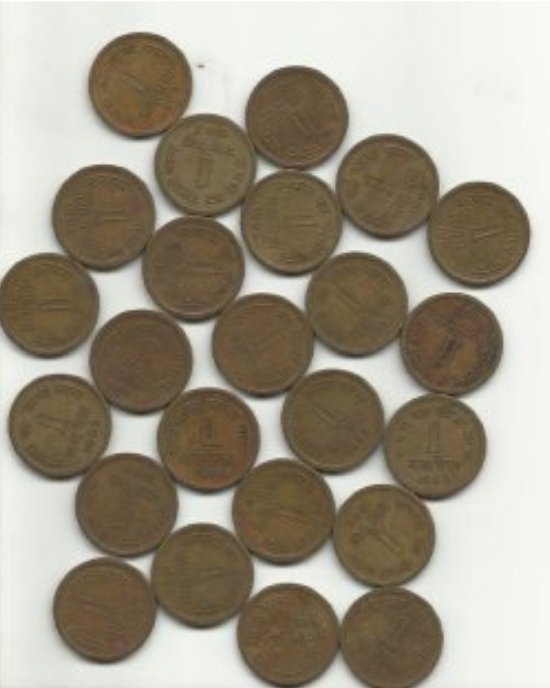
#> input picture image-processing/coins.jpg, 550 x 688 px
$ jupyter execute watershed.ipynb
#> lines starting #> are read from the running program, lines starting #| are printed output that depends on the picture; after the words box and inside, x2 and y2 are one past the last pixel; in counts of white or black regions, pixels touching at a corner belong together
[cell 1]
import numpy as np
import cv2 as cv
from matplotlib import pyplot as plt

[cell 2]
# otsu's binarization
img = cv.imread('coins.jpg')
#> img is the input picture: shape (688, 550, 3); mean B, G, R 135.9, 152, 160.2
gray = cv.cvtColor(img,cv.COLOR_BGR2GRAY)
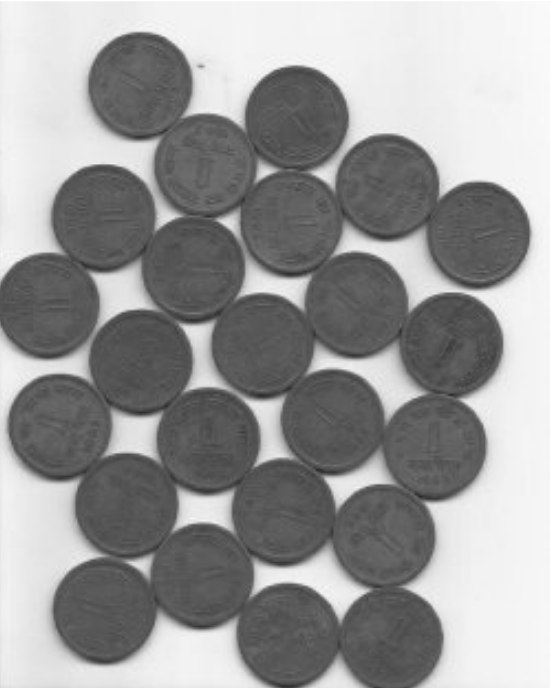
#> gray: shape (688, 550); min 34, max 255, mean 152.6
ret, thresh = cv.threshold(gray,0,255,cv.THRESH_BINARY_INV+cv.THRESH_OTSU)
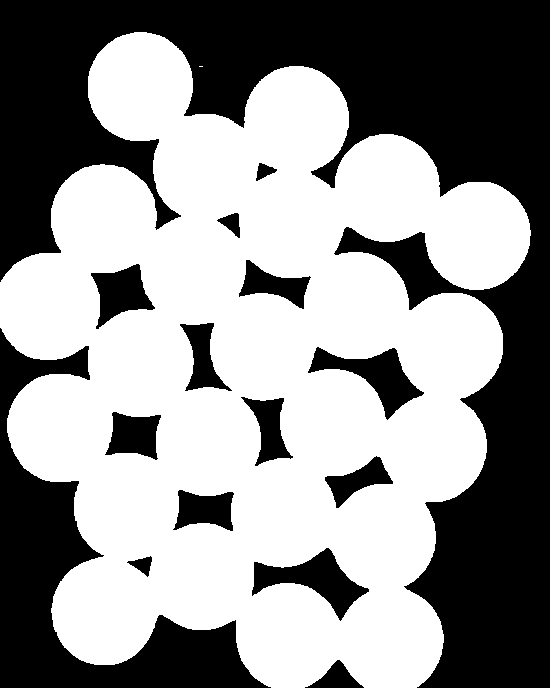
#> thresh: shape (688, 550); 56.5% white; 15 black regions, largest, box (x1, y1, x2, y2) and area: (0, 0, 550, 688) 118509, (0, 328, 271, 688) 26387, (252, 548, 369, 621) 3199
#> ret = 161

# noise removal
kernel = np.ones((3,3),np.uint8)
opening = cv.morphologyEx(thresh,cv.MORPH_OPEN,kernel, iterations = 2)
#> opening: shape (688, 550); 56.5% white; 15 black regions, largest, box (x1, y1, x2, y2) and area: (0, 0, 550, 688) 118520, (0, 328, 271, 688) 26387, (252, 548, 369, 621) 3202

# sure background area
sure_bg = cv.dilate(opening,kernel,iterations=3)
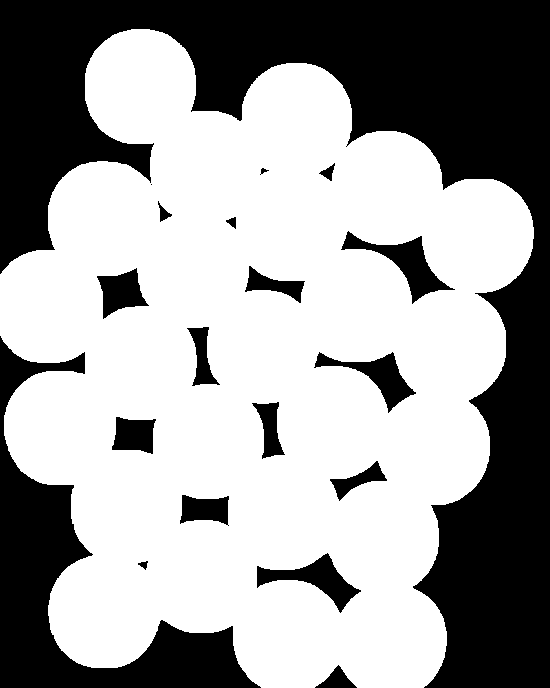
#> sure_bg: shape (688, 550); 61.8% white; 19 black regions (1 under 20 px), largest, box (x1, y1, x2, y2) and area: (0, 0, 550, 688) 107379, (0, 336, 261, 688) 23226, (341, 231, 455, 304) 2269

# Finding sure foreground area
dist_transform = cv.distanceTransform(opening,cv.DIST_L2,5)
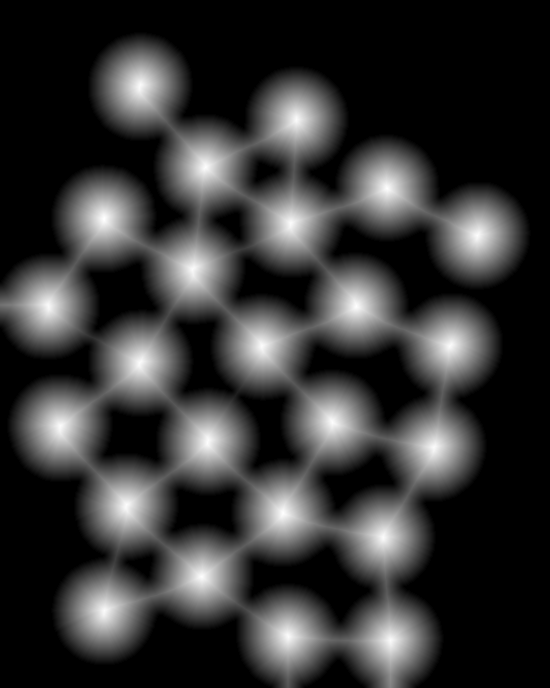
#> dist_transform: shape (688, 550) float32; min 0, max 52.59, mean 10.8; drawn with min black and max white
ret, sure_fg = cv.threshold(dist_transform,0.7*dist_transform.max(),255,0)
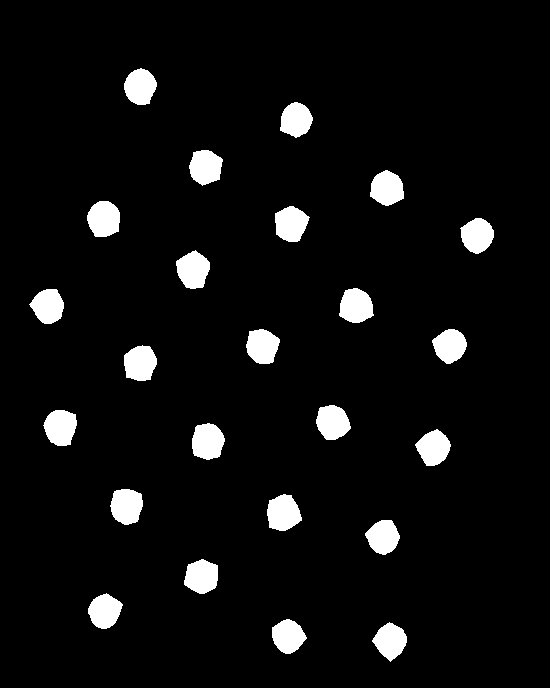
#> sure_fg: shape (688, 550) float32; 5.8% white; 24 white regions, largest, box (x1, y1, x2, y2) and area: (267, 494, 302, 531) 968, (192, 423, 225, 460) 957, (87, 201, 120, 237) 954
#> ret = 36.81

# Finding unknown region
sure_fg = np.uint8(sure_fg)
unknown = cv.subtract(sure_bg,sure_fg)
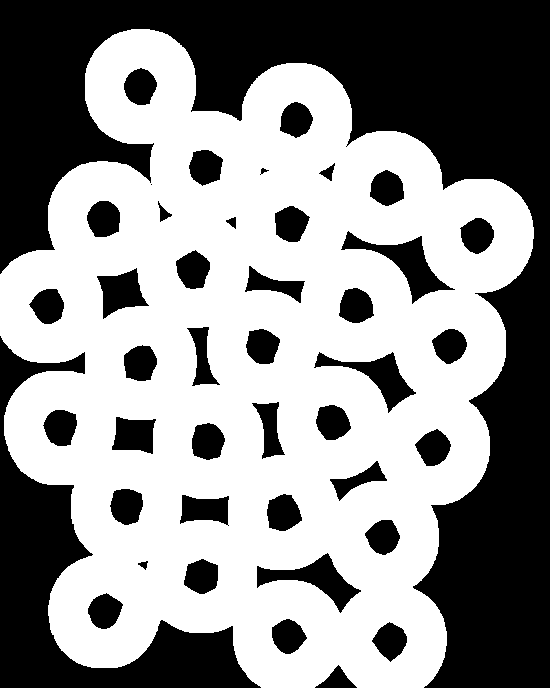
#> unknown: shape (688, 550); 56% white; 43 black regions (1 under 20 px), largest, box (x1, y1, x2, y2) and area: (0, 0, 550, 688) 107379, (0, 336, 261, 688) 23226, (341, 231, 455, 304) 2269


cv.imwrite('water.jpg',thresh)
#> Out = True

$ run again, with image-processing/grad.jpg copied over image-processing/coins.jpg
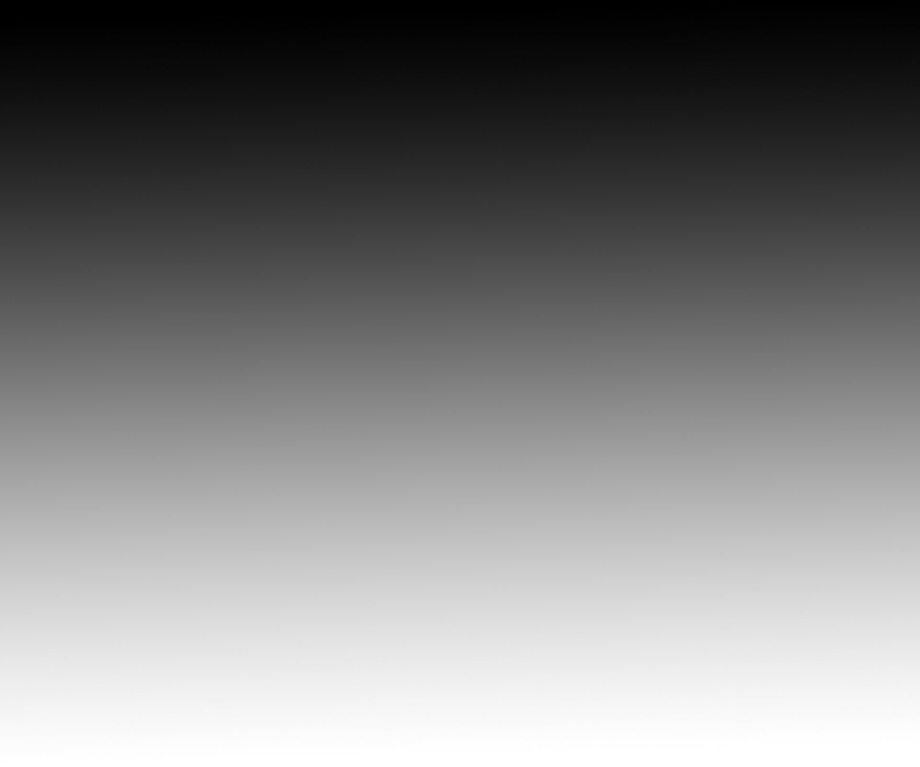
#> input picture image-processing/grad.jpg, 920 x 767 px, shrunk from 1920 x 1600 before the run
#> img is the input picture: shape (767, 920, 3); min 0, max 255, mean 127.9
#> `ret, thresh = cv.threshold(gray,0,255,cv.THRESH_BINARY_INV+cv.THRESH_O..`:
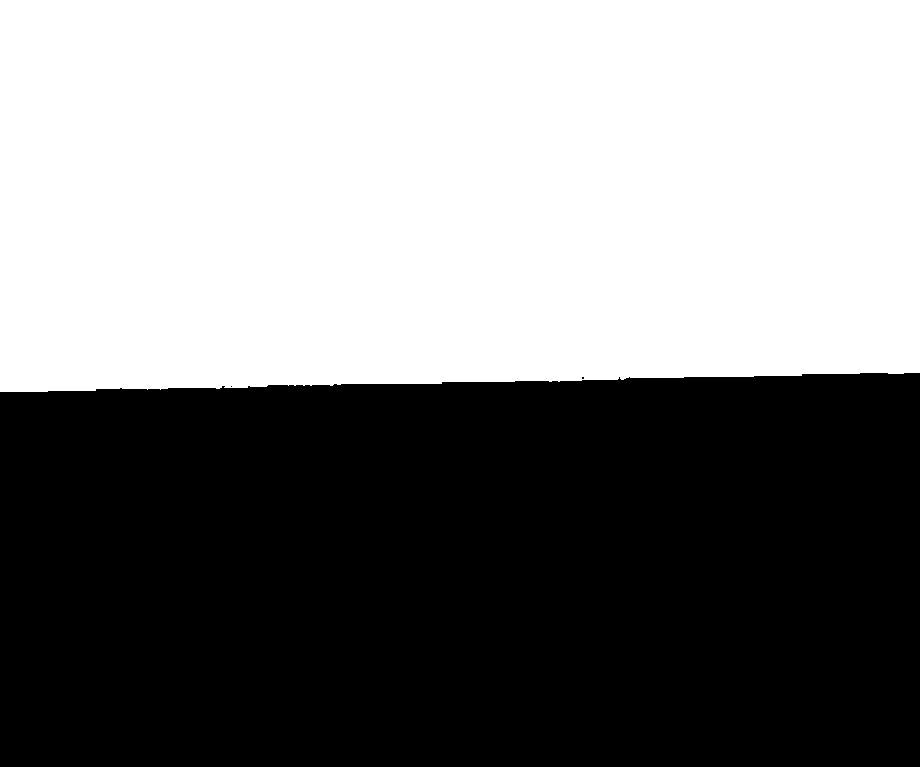
#> thresh: shape (767, 920); 49.9% white; 1 white region, box (x1, y1, x2, y2) and area: (0, 0, 920, 392) 351839
#> `ret, thresh = cv.threshold(gray,0,255,cv.THRESH_BINARY_INV+cv.THRESH_O..`: ret = 127
#> opening: shape (767, 920); 49.9% white; 1 white region, box (x1, y1, x2, y2) and area: (0, 0, 920, 392) 351807
#> sure_bg: shape (767, 920); 50.3% white; 1 black region, box (x1, y1, x2, y2) and area: (0, 376, 920, 767) 350989
#> `ret, sure_fg = cv.threshold(dist_transform,0.7*dist_transform.max(),25..`: ret = 274.4
#> `unknown = cv.subtract(sure_bg,sure_fg)`:
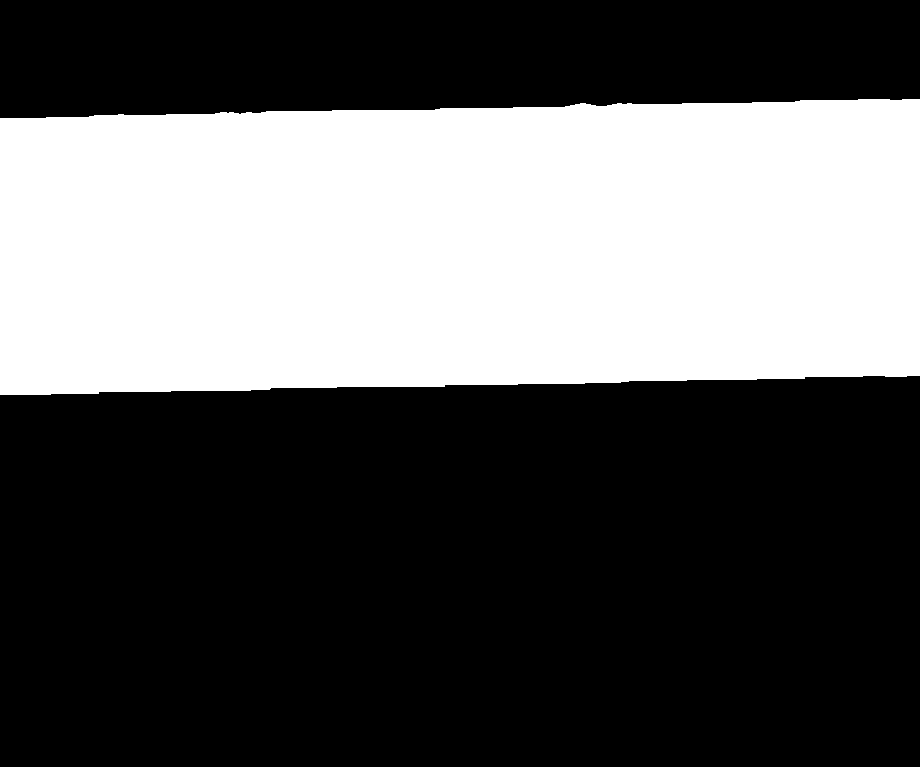
#> unknown: shape (767, 920); 36.2% white; 1 white region, box (x1, y1, x2, y2) and area: (0, 99, 920, 395) 255111
#> Out = True

$ run again, with image-processing/houghlines3.jpg copied over image-processing/coins.jpg
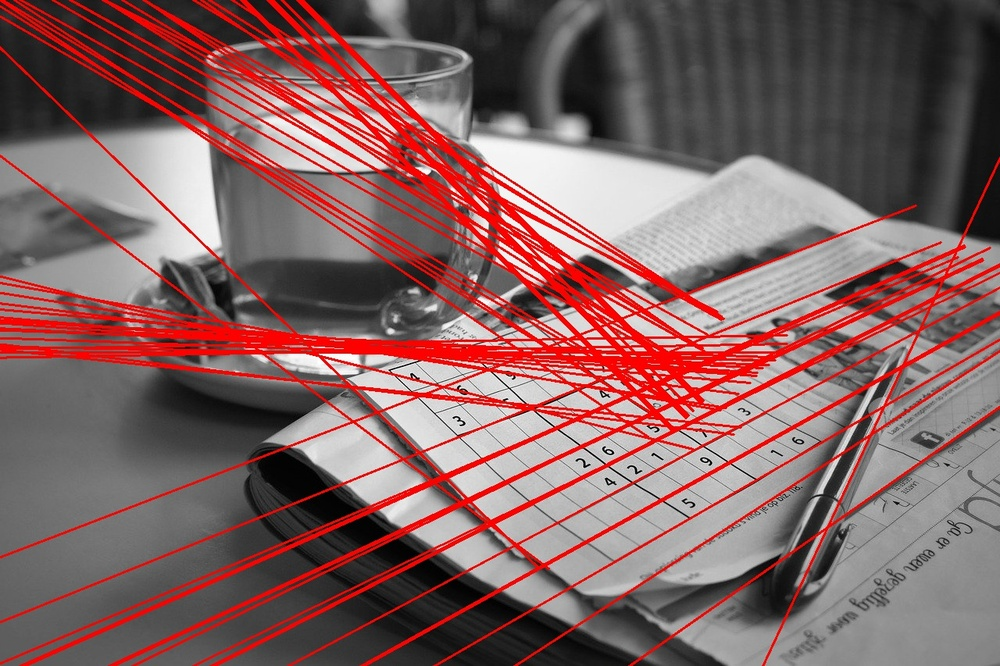
#> input picture image-processing/houghlines3.jpg, 1000 x 666 px, shrunk from 1280 x 853 before the run
#> img is the input picture: shape (666, 1000, 3); mean B, G, R 98.6, 98.9, 131.2
#> `ret, thresh = cv.threshold(gray,0,255,cv.THRESH_BINARY_INV+cv.THRESH_O..`:
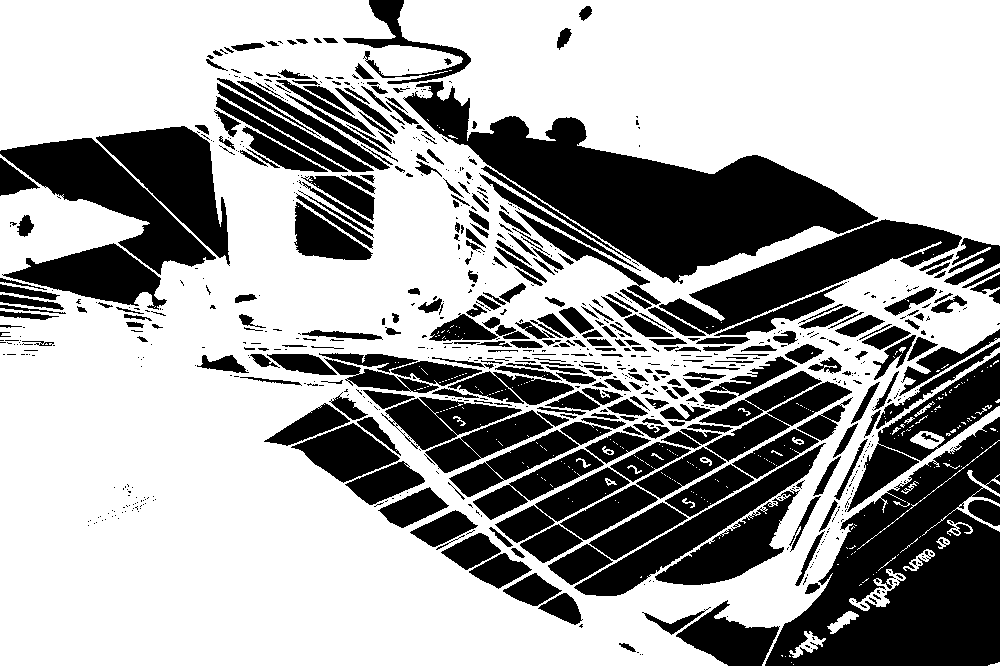
#> thresh: shape (666, 1000); 64.1% white; 819 black regions (494 under 20 px), largest, box (x1, y1, x2, y2) and area: (403, 81, 878, 284) 32488, (765, 417, 1000, 666) 31928, (659, 219, 962, 335) 11372
#> `ret, thresh = cv.threshold(gray,0,255,cv.THRESH_BINARY_INV+cv.THRESH_O..`: ret = 123
#> opening: shape (666, 1000); 57.9% white; 92 black regions (54 under 20 px), largest, box (x1, y1, x2, y2) and area: (195, 0, 1000, 666) 213463, (0, 125, 230, 342) 27686, (206, 43, 437, 260) 21724
#> sure_bg: shape (666, 1000); 66.3% white; 66 black regions (27 under 20 px), largest, box (x1, y1, x2, y2) and area: (254, 346, 849, 593) 68687, (390, 73, 1000, 505) 61413, (666, 422, 1000, 666) 36354
#> `ret, sure_fg = cv.threshold(dist_transform,0.7*dist_transform.max(),25..`: ret = 168.1
#> `unknown = cv.subtract(sure_bg,sure_fg)`:
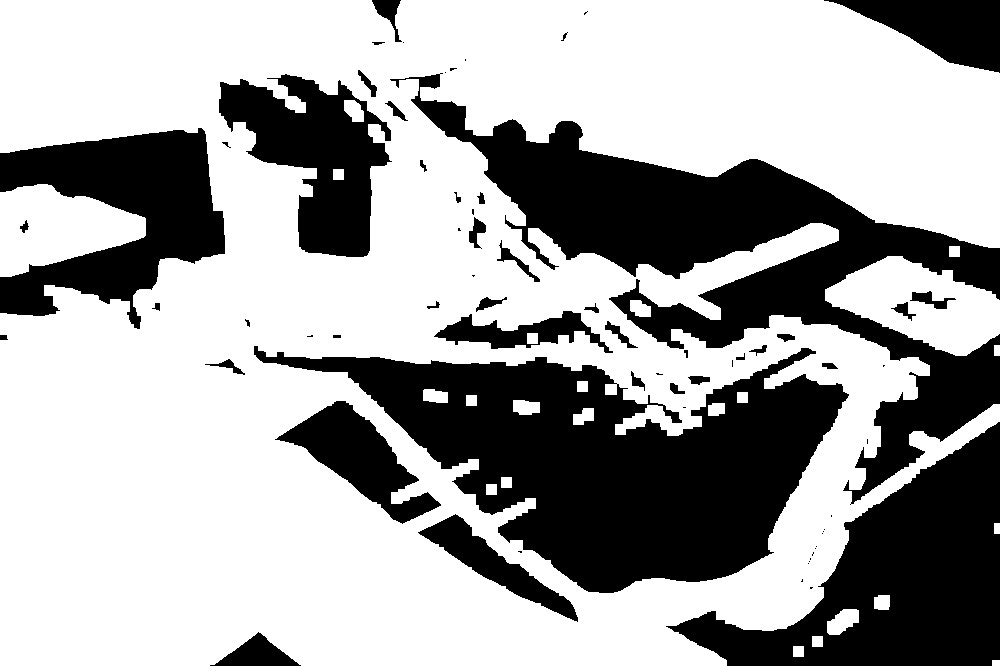
#> unknown: shape (666, 1000); 65% white; 68 black regions (27 under 20 px), largest, box (x1, y1, x2, y2) and area: (254, 346, 849, 593) 68687, (390, 73, 1000, 505) 61413, (666, 422, 1000, 666) 36354
#> Out = True
